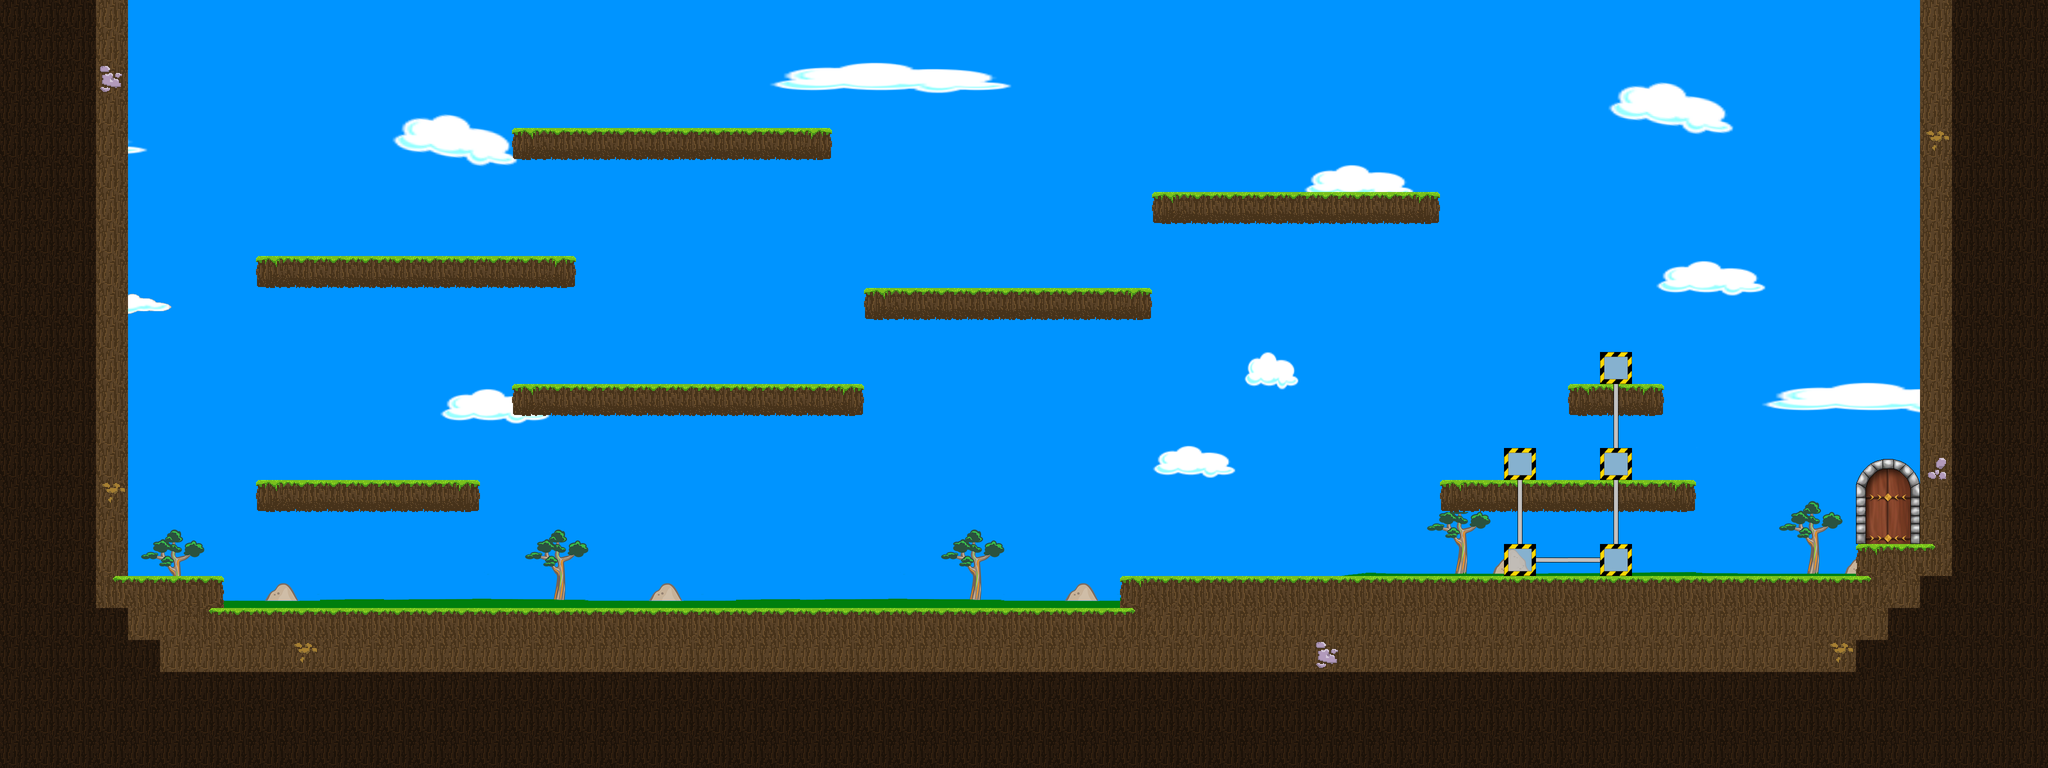

The image is a tile-based game level rendered from a .tmx file. Its description and source (layers, tilesets, objects; grid data summarised) follow:
An orthogonal 64x24 tile map with 64x64 px tiles, 7 tile layers (Hintergrund, Laufebene, Open Gate, Gate, ...), 7 tilesets.

<map version="1.0" orientation="orthogonal" renderorder="right-down" width="64" height="24" tilewidth="64" tileheight="64">
 <tileset firstgid="1" name="Hintergrund" tilewidth="64" tileheight="64">
  <image source="Hintergrund.png" trans="0000ff" width="2048" height="1024" />
 </tileset>
 <tileset firstgid="513" name="Rohre" tilewidth="64" tileheight="64">
  <image source="Rohre.png" trans="0000ff" width="256" height="256" />
 </tileset>
 <tileset firstgid="529" name="Metallobjekte" tilewidth="64" tileheight="64">
  <image source="Metallobjekte.png" trans="0000ff" width="256" height="256" />
 </tileset>
 <tileset firstgid="545" name="Maschinen" tilewidth="64" tileheight="64">
  <image source="Maschinen.png" trans="0000ff" width="256" height="256" />
 </tileset>
 <tileset firstgid="561" name="Laufebenen" tilewidth="64" tileheight="64">
  <image source="Laufebenen.png" trans="0000ff" width="256" height="256" />
 </tileset>
 <tileset firstgid="577" name="gate" tilewidth="64" tileheight="64">
  <image source="gate.png" trans="0000ff" width="256" height="256" />
 </tileset>
 <tileset firstgid="593" name="Ampeln" tilewidth="64" tileheight="64">
  <image source="Ampeln.png" trans="0000ff" width="128" height="128" />
 </tileset>
 <layer name="Hintergrund" width="64" height="24">
  <data>[1536 cells, 1536 non-empty, 420 distinct tile ids]</data>
 </layer>
 <layer name="Laufebene" width="64" height="24">
  <data>[1536 cells, 625 non-empty, 24 distinct tile ids]</data>
 </layer>
 <layer name="Open Gate" width="64" height="24">
  <data>[1536 cells, 6 non-empty, 6 distinct tile ids]</data>
 </layer>
 <layer name="Gate" width="64" height="24">
  <data>[1536 cells, 6 non-empty, 6 distinct tile ids]</data>
 </layer>
 <layer name="Pipes" width="64" height="24">
  <data>[1536 cells, 8 non-empty, 2 distinct tile ids]</data>
 </layer>
 <layer name="Ablagen" width="64" height="24">
  <data>[1536 cells, 5 non-empty, 1 distinct tile ids]</data>
 </layer>
 <layer name="Objektebene" width="64" height="24">
  <data>[1536 cells, 0 non-empty, 0 distinct tile ids]</data>
 </layer>
</map>
